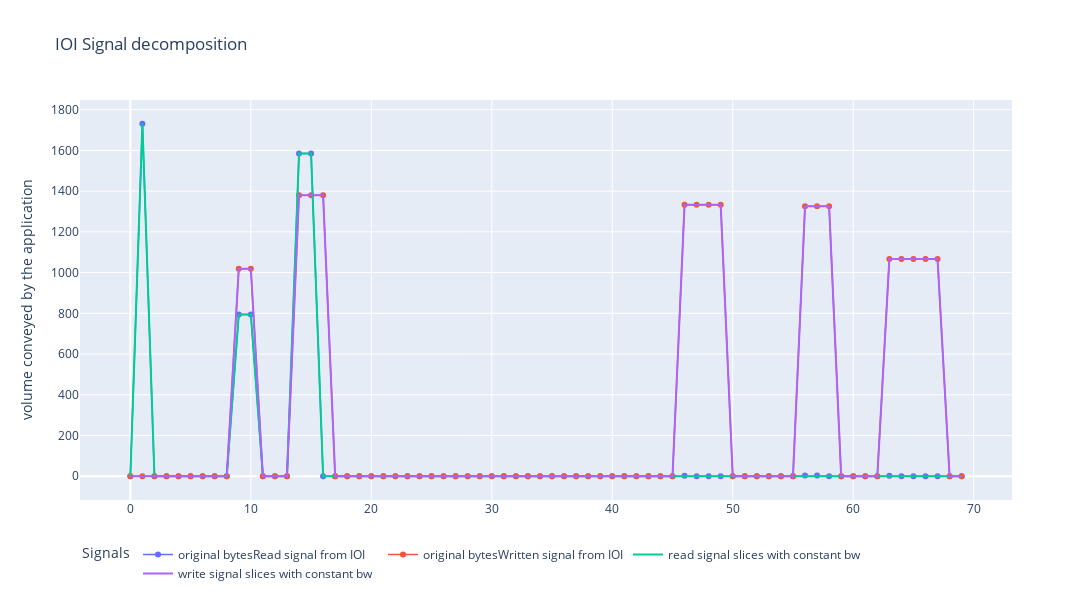

The code cell stored with this chart in its notebook:
### Code cell
#(sim_time, sim_read_bw, sim_write_bw)     (timestamps, original_read, original_write),
plot_detected_phases(jobid, merge=True, show_phases=False, 
                     ts=(sim_time, sim_read_bw, sim_write_bw), 
                     width=1200, height=600)

# plot_detected_phases(jobid, merge=True, show_phases=False, 
#                      ts=(np.cumsum(sim_time), np.cumsum(sim_read_bw), np.cumsum(sim_write_bw)), 
#                      width=1200, height=600)

### Figure 1 — Plotly figure (JSON) as saved in the notebook; plotly's stock layout.template omitted (floating-point values rounded to 4 significant figures)
{"data": [{"line": {"width": 1.5}, "mode": "lines+markers", "name": "original bytesRead signal from IOI", "text": ["class=0", "class=1", "class=0", "class=0", "class=0", "class=0", "class=0", "class=0", "class=0", "class=1", "class=1", "class=0", "class=0", "class=0", "class=1", "class=1", "class=0", "class=0", "class=0", "class=0", "class=0", "class=0", "class=0", "class=0", "class=0", "class=0", "class=0", "class=0", "class=0", "class=0", "class=0", "class=0", "class=0", "class=0", "class=0", "class=0", "class=0", "class=0", "class=0", "class=0", "class=0", "class=0", "class=0", "class=0", "class=0", "class=0", "class=0", "class=0", "class=0", "class=0", "class=0", "class=0", "class=0", "class=0", "class=0", "class=0", "class=0", "class=0", "class=0", "class=0", "class=0", "class=0", "class=0", "class=0", "class=0", "class=0", "class=0", "class=0", "class=0", "class=0"], "type": "scatter", "x": [0, 1, 2, 3, 4, 5, 6, 7, 8, 9, 10, 11, 12, 13, 14, 15, 16, 17, 18, 19, 20, 21, 22, 23, 24, 25, 26, 27, 28, 29, 30, 31, 32, 33, 34, 35, 36, 37, 38, 39, 40, 41, 42, 43, 44, 45, 46, 47, 48, 49, 50, 51, 52, 53, 54, 55, 56, 57, 58, 59, 60, 61, 62, 63, 64, 65, 66, 67, 68, 69], "y": [0, 1731.0, 0, 0, 0, 0, 0, 0, 0, 794.4, 794.4, 0, 0, 0, 1584.0, 1584.0, 0, 0, 0, 0, 0, 0, 0, 0, 0, 0, 0, 0, 0, 0, 0, 0, 0, 0, 0, 0, 0, 0, 0, 0, 0, 0, 0, 0, 0, 0, 3.023, 0, 0, 0, 0, 0, 0, 0, 0, 0, 3.527, 3.527, 0, 0, 0, 0, 0, 2.519, 0, 0, 0, 0, 0, 0]}, {"line": {"width": 1.5}, "mode": "lines+markers", "name": "original bytesWritten signal from IOI", "text": ["class=0", "class=0", "class=0", "class=0", "class=0", "class=0", "class=0", "class=0", "class=0", "class=1", "class=1", "class=0", "class=0", "class=0", "class=1", "class=1", "class=1", "class=0", "class=0", "class=0", "class=0", "class=0", "class=0", "class=0", "class=0", "class=0", "class=0", "class=0", "class=0", "class=0", "class=0", "class=0", "class=0", "class=0", "class=0", "class=0", "class=0", "class=0", "class=0", "class=0", "class=0", "class=0", "class=0", "class=0", "class=0", "class=0", "class=1", "class=1", "class=1", "class=1", "class=0", "class=0", "class=0", "class=0", "class=0", "class=0", "class=1", "class=1", "class=1", "class=0", "class=0", "class=0", "class=0", "class=1", "class=1", "class=1", "class=1", "class=1", "class=0", "class=0"], "type": "scatter", "x": [0, 1, 2, 3, 4, 5, 6, 7, 8, 9, 10, 11, 12, 13, 14, 15, 16, 17, 18, 19, 20, 21, 22, 23, 24, 25, 26, 27, 28, 29, 30, 31, 32, 33, 34, 35, 36, 37, 38, 39, 40, 41, 42, 43, 44, 45, 46, 47, 48, 49, 50, 51, 52, 53, 54, 55, 56, 57, 58, 59, 60, 61, 62, 63, 64, 65, 66, 67, 68, 69], "y": [0, 0, 0, 0, 0, 0, 0, 0, 0, 1019.0, 1019.0, 0, 0, 0, 1380.0, 1380.0, 1380.0, 0, 0, 0, 0, 0, 0, 0, 0, 0, 0, 0, 0, 0, 0, 0, 0, 0, 0, 0, 0, 0, 0, 0, 0, 0, 0, 0, 0, 0, 1334.0, 1334.0, 1334.0, 1334.0, 0, 0, 0, 0, 0, 0, 1326.0, 1326.0, 1326.0, 0, 0, 0, 0, 1067.0, 1067.0, 1067.0, 1067.0, 1067.0, 0, 0]}, {"line": {"width": 2}, "mode": "lines", "name": "read signal slices with constant bw", "type": "scatter", "x": [0, 1, 2, 3, 4, 5, 6, 7, 8, 9, 10, 11, 12, 13, 14, 15, 16, 17, 18, 19, 20, 21, 22, 23, 24, 25, 26, 27, 28, 29, 30, 31, 32, 33, 34, 35, 36, 37, 38, 39, 40, 41, 42, 43, 44, 45, 46, 47, 48, 49, 50, 51, 52, 53, 54, 55, 56, 57, 58, 59, 60, 61, 62, 63, 64, 65, 66, 67, 68, 69], "y": [-2.861e-12, 1731.0, -4.775e-12, -4.775e-12, -4.775e-12, -4.775e-12, -4.775e-12, -4.775e-12, -4.775e-12, 794.4, 794.4, -3.979e-12, -3.979e-12, -3.979e-12, 1584.0, 1584.0, 0.2333, 0.2333, 0.2333, 0.2333, 0.2333, 0.2333, 0.2333, 0.2333, 0.2333, 0.2333, 0.2333, 0.2333, 0.2333, 0.2333, 0.2333, 0.2333, 0.2333, 0.2333, 0.2333, 0.2333, 0.2333, 0.2333, 0.2333, 0.2333, 0.2333, 0.2333, 0.2333, 0.2333, 0.2333, 0.2333, 0.2333, 0.2333, 0.2333, 0.2333, 0.2333, 0.2333, 0.2333, 0.2333, 0.2333, 0.2333, 0.2333, 0.2333, 0.2333, 0.2333, 0.2333, 0.2333, 0.2333, 0.2333, 0.2333, 0.2333, 0.2333, 0.2333, 0.2333, 0.2333]}, {"line": {"width": 2}, "mode": "lines", "name": "write signal slices with constant bw", "type": "scatter", "x": [0, 1, 2, 3, 4, 5, 6, 7, 8, 9, 10, 11, 12, 13, 14, 15, 16, 17, 18, 19, 20, 21, 22, 23, 24, 25, 26, 27, 28, 29, 30, 31, 32, 33, 34, 35, 36, 37, 38, 39, 40, 41, 42, 43, 44, 45, 46, 47, 48, 49, 50, 51, 52, 53, 54, 55, 56, 57, 58, 59, 60, 61, 62, 63, 64, 65, 66, 67, 68, 69], "y": [-6.321e-14, -6.321e-14, -6.321e-14, -6.321e-14, -6.321e-14, -6.321e-14, -6.321e-14, -6.321e-14, -6.321e-14, 1019.0, 1019.0, 0, 0, 0, 1380.0, 1380.0, 1380.0, -4.547e-13, -4.547e-13, -4.547e-13, -4.547e-13, -4.547e-13, -4.547e-13, -4.547e-13, -4.547e-13, -4.547e-13, -4.547e-13, -4.547e-13, -4.547e-13, -4.547e-13, -4.547e-13, -4.547e-13, -4.547e-13, -4.547e-13, -4.547e-13, -4.547e-13, -4.547e-13, -4.547e-13, -4.547e-13, -4.547e-13, -4.547e-13, -4.547e-13, -4.547e-13, -4.547e-13, -4.547e-13, -4.547e-13, 1334.0, 1334.0, 1334.0, 1334.0, -2.274e-13, -2.274e-13, -2.274e-13, -2.274e-13, -2.274e-13, -2.274e-13, 1326.0, 1326.0, 1326.0, 0, 0, 0, 0, 1067.0, 1067.0, 1067.0, 1067.0, 1067.0, -9.095e-13, -9.095e-13]}], "layout": {"height": 600, "legend": {"orientation": "h", "title": {"text": "Signals"}, "yanchor": "top"}, "title": {"text": "IOI Signal decomposition"}, "width": 1200, "yaxis": {"title": {"text": "volume conveyed by the application"}}}}
